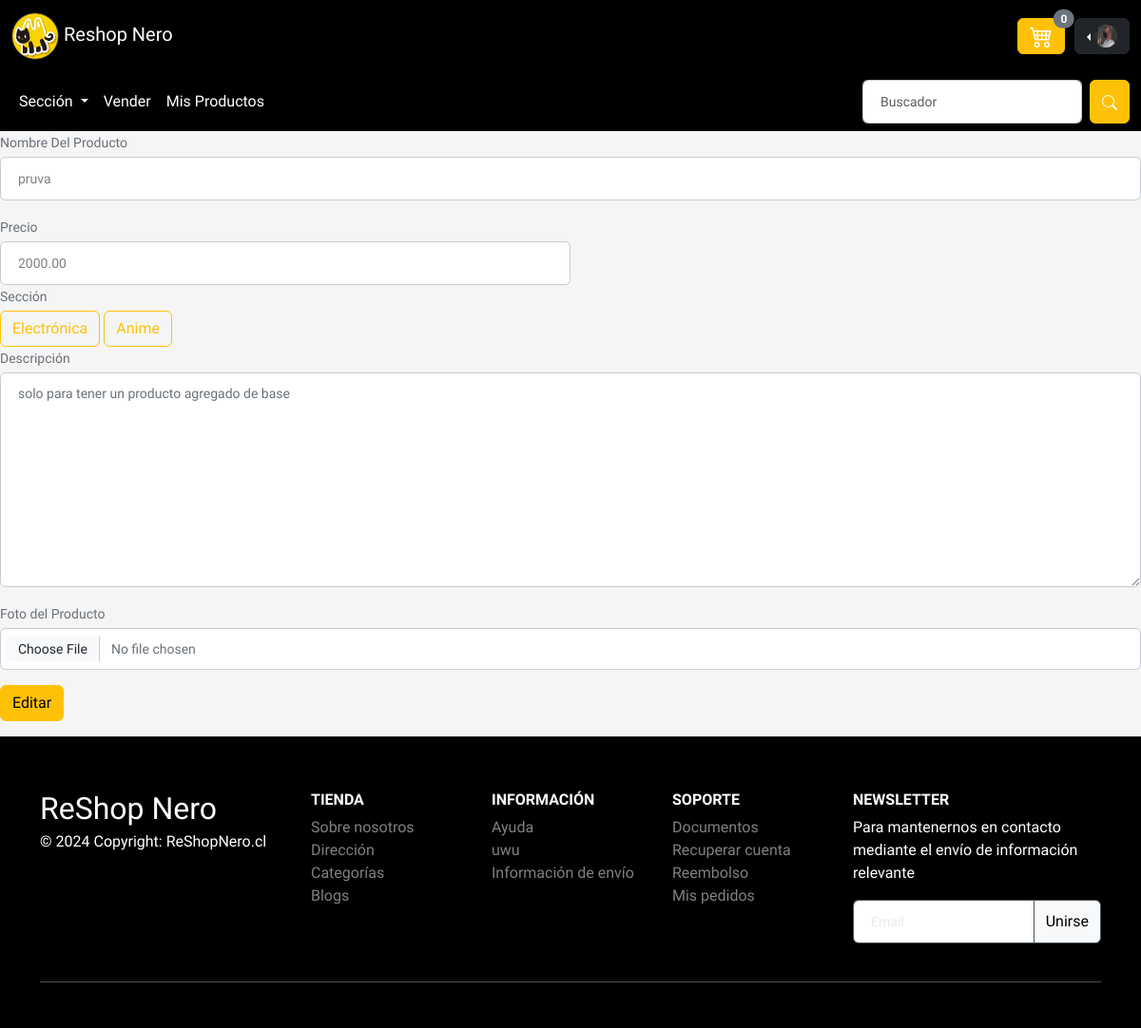
The page /editarProducto/11 (signed in) on the database as committed earlier.
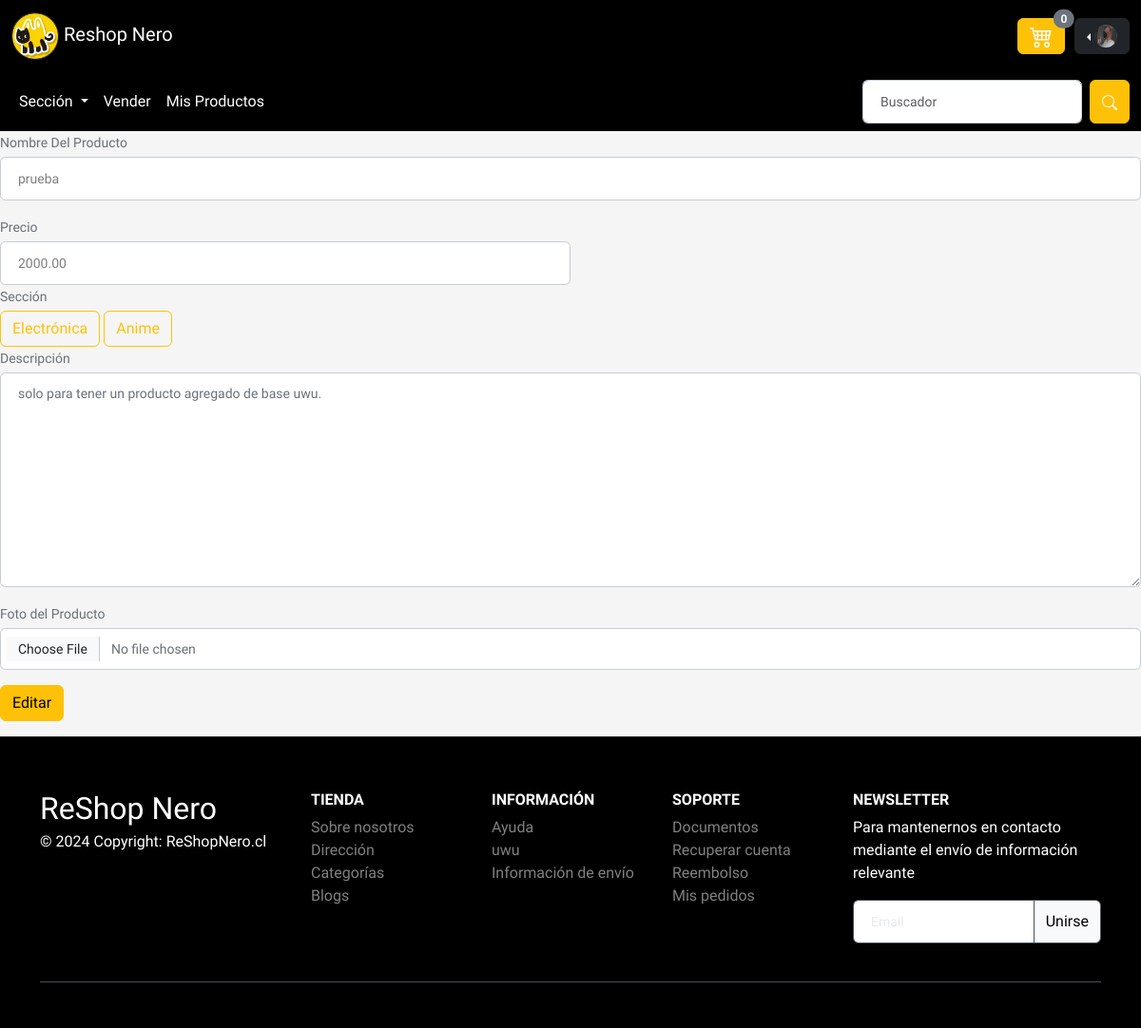
The same page on the database as committed later.
### uni_segun/models.py (models this page shows, shortened)
class Producto(models.Model):
    nombre = models.CharField(max_length=255)
    descripcion = models.TextField()
    precio = models.DecimalField(max_digits=10, decimal_places=2)
    categoria = models.ForeignKey(CategoriaProducto, on_delete=models.CASCADE)
    imagen = models.ImageField(upload_to='productos/', null=True, blank=True)

### uni_segun/views.py (the view, shortened to what this page needs)
# urls.py: path('editarProducto/<int:producto_id>', views.editarProducto, name='editarProducto'),
def editarProducto(request, producto_id):
     if request.method == 'GET':
        productovista = Producto.objects.get(id=producto_id)
        usuarios = Usuario.objects.all()
        productos = Producto.objects.all()
        carrito = request.session.get('carrito', [])
        total = sum(item['precio'] * item['cantidad'] for item in carrito)
        cant = sum(item['cantidad'] for item in carrito)
        contexto = {
            'carrito': carrito,
            'total': total,
            'cant':cant,
            'usuarios':usuarios,
            'productos': productos,
            "producto":productovista
        }
        return render(request, 'editarProducto.html',contexto)

### uni_segun/templates/editarProducto.html (shortened to what this page needs)
{% if user.is_authenticated %}
<!DOCTYPE html>
<html lang="es">
<head>
    {% load static %}
    <link href="{% static 'bootstrap-5.3.3/dist/css/bootstrap.min.css' %}" rel="stylesheet">
    <link rel="stylesheet" href="{% static 'css/style.css' %}">
    <link rel="stylesheet" href="{% static 'css/estilo.carrodecompra.css' %}">
    <link rel="stylesheet" href="{% static 'css/estilo_perfil.css' %}">
  </head>
<body>
      <div class="sticky-top">
        <nav class="navbar navbar-expand-lg navbar-dark navbar-custom" data-bs-theme="dark">
            <div class="container-fluid">
              <a class="navbar-brand" href="{% url 'inicioUsuario' %}"><img src="{% static 'imgs/logo.png' %}" alt="" style="height: 50px; width: 50px;"> Reshop Nero</a>
              <form class="d-flex" role="button">
                    <button class="btn btn-warning position-relative" style="margin-right: 10px;" type="button" data-bs-toggle="offcanvas" data-bs-target="#offcanvasExample" aria-controls="offcanvasExample">
                      <span class="position-absolute top-0 start-100 translate-middle badge rounded-pill text-bg-secondary">0 <span class="visually-hidden">carro</span></span>
                      </button>
                    <div class="btn-group dropstart">
                        <button type="button" class="btn btn-dark dropdown-toggle" data-bs-toggle="dropdown" aria-expanded="false">
                            <img src="{% static 'imgs/fotodeperfil.jpg' %}" class="float-end" style="height: 2dvw; width: 2dvw; border-radius: 50%;">
                        </button>
                    </div>
                </form>
            </div>
        </nav>
        <nav class="navbar navbar-expand-lg navbar-dark navbar-custom">
            <div class="container-fluid">
                <div class="collapse navbar-collapse" id="navbarSupportedContent">
                    <ul class="navbar-nav me-auto mb-2 mb-lg-0">
                        <li class="nav-item dropdown">
                            <a class="nav-link active dropdown-toggle" href="#" role="button" data-bs-toggle="dropdown" aria-expanded="false">
                                Sección
                            </a>
                        </li>
                    </ul>
                    <div class="collapse navbar-collapse" id="navbarNav">
                        <ul class="navbar-nav">
                          <li class="nav-item">
                            <a class="nav-link active" href="{% url 'venderProducto'%}">Vender</a>
                        </li>
                        <li class="nav-item">
                          <a class="nav-link active" href="{% url 'misproductos'%}">Mis Productos</a>
                        </li>
                        </ul>
                    </div>
                    <form class="d-flex" role="search">
                        <input class="form-control me-2" type="search" placeholder="Buscador" aria-label="Search">
                        <button class="btn btn-warning" type="submit"></button>
                    </form>
                </div>
            </div>
        </nav>
    </div>
<form method="POST" enctype="multipart/form-data" action="">
  <div class="mb-3">
      <label class="small mb-1" for="txtNombre">Nombre Del Producto</label>
      <input class="form-control" id="txtNombre" name="nombre" type="text" value="{{producto.nombre}}" required>
  </div>
  <div class="col-md-6">
      <label class="small mb-1" for="txtPrecio">Precio</label>
      <input class="form-control" id="txtPrecio" name="precio" type="number" value="{{producto.precio}}" required>
  </div>
  <div class="col-md-6">
      <label class="small mb-1" for="inputBirthday">Sección</label>
      <br>
      <label class="btn btn-outline-warning" for="Electronica">Electrónica</label>
      <label class="btn btn-outline-warning" for="Anime">Anime</label>
  </div>
  <div class="mb-3">
      <label class="small mb-1" for="txtDescripcion">Descripción</label>
      <textarea class="form-control" id="descripcionProducto" name="descripcion" rows="14" required>{{producto.descripcion}}</textarea>
  </div>
  <div class="mb-3">
      <label class="small mb-1" for="fileInput">Foto del Producto</label>
      <input type="file" id="fileInput" name="imagen" class="form-control" required>
  </div>
  <button class="btn btn-warning" type="submit">Editar</button>
</form>
<footer class="text-center text-lg-start text-muted bg-dark mt-3" style="background-color: black!important;" data-bs-theme="dark">
    <hr>
    <section class="">
      <div class="container text-center text-md-start pt-4 pb-4">
        <div class="row mt-3">
          <div class="col-12 col-lg-3 col-sm-12 mb-2">
            <a href="{% url 'index' %}" target="_blank" class="text-white h2">
              ReShop Nero
            </a>
            <p class="mt-1 text-white">
              © 2024 Copyright: ReShopNero.cl
            </p>
          </div>
          <div class="col-6 col-sm-4 col-lg-2">
            <h6 class="text-uppercase text-white fw-bold mb-2">
              Tienda
            </h6>
            <ul class="list-unstyled mb-4">
              <li><a class="text-white-50" href="#">Sobre nosotros</a></li>
              <li><a class="text-white-50" href="#">Dirección</a></li>
              <li><a class="text-white-50" href="#">Categorías</a></li>
              <li><a class="text-white-50" href="#">Blogs</a></li>
            </ul>
          </div>
          <div class="col-6 col-sm-4 col-lg-2">
            <h6 class="text-uppercase text-white fw-bold mb-2">
              Información
            </h6>
            <ul class="list-unstyled mb-4">
              <li><a class="text-white-50" href="#">Ayuda</a></li>
              <li><a class="text-white-50" href="#">uwu</a></li>
              <li><a class="text-white-50" href="#">Información de envío</a></li>
            </ul>
          </div>
          <div class="col-6 col-sm-4 col-lg-2">
            <h6 class="text-uppercase text-white fw-bold mb-2">
              Soporte
            </h6>
            <ul class="list-unstyled mb-4">
              <li><a class="text-white-50" href="#">Documentos</a></li>
              <li><a class="text-white-50" href="#">Recuperar cuenta</a></li>
              <li><a class="text-white-50" href="#">Reembolso</a></li>
              <li><a class="text-white-50" href="#">Mis pedidos</a></li>
            </ul>
          </div>
          <div class="col-12 col-sm-12 col-lg-3">
            <h6 class="text-uppercase text-white fw-bold mb-2">Newsletter</h6>
            <p class="text-white">Para mantenernos en contacto mediante el envío de información relevante</p>
            <div class="input-group mb-3">
              <input type="email" class="form-control border" placeholder="Email" aria-label="Email" aria-describedby="button-addon2" />
              <button class="btn btn-light border shadow-0" type="button" id="button-addon2" data-mdb-ripple-color="dark">
                Unirse
              </button>
            </div>
          </div>
        </div>
      </div>
    </section>
    <div class="">
      <div class="container">
        <div class="d-flex justify-content-between py-4 border-top">
        </div>
      </div>
    </div>
  </footer>
  </body>
  </html>
{% else %}
  <script>
    window.location.href = "{% url 'redireccionarte' %}";
  </script>
{% endif %}

### uni_segun/static/css/style.css (style rules this page uses)
body { background-color: black; }

### uni_segun/static/css/estilo.carrodecompra.css (style rules this page uses)
* { margin: 0; padding: 0; box-sizing: border-box; font-family: 'Mulish', sans-serif; }
:root { --text-clr: #4f4f4f; }
p { color: #6c757d; }
a { text-decoration: none; color: var(--text-clr); }
button { border: none; background: none; padding: 0; margin: 0; cursor: pointer; }

### uni_segun/static/css/estilo_perfil.css (style rules this page uses)
body { background-color:whitesmoke !important; color:#69707a; }
.form-control, .dataTable-input { display: block; width: 100%; padding: 0.875rem 1.125rem; font-size: 0.875rem; font-weight: 400; line-height: 1; color: #69707a; background-color: #fff; background-clip: padding-box; border: 1px solid #c5ccd6; -webkit-appearance: none; -moz-appearance: none; appearance: none; border-radius: 0.35rem; transition: border-color 0.15s ease-in-out, box-shadow 0.15s ease-in-out; }
.form-control[value] { color: rgba(0, 0, 0, 0.5); }

### uni_segun/templates/editarProducto.html (style rules this page uses)
.navbar-custom, .navbar-custom .navbar-nav .nav-link { background-color: black; color: white; }

Rows that differ between the two databases and show on the page:
changed Producto: nombre "pruva" → "prueba"; descripcion "solo para tener un producto agregado de base" → "solo para tener un producto agregado de base uwu."
